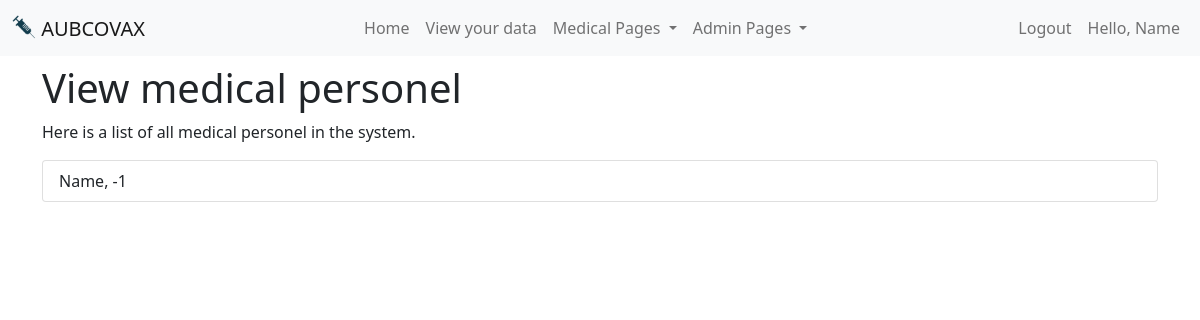
The page /adminMed/ (signed in) on the database as committed earlier.
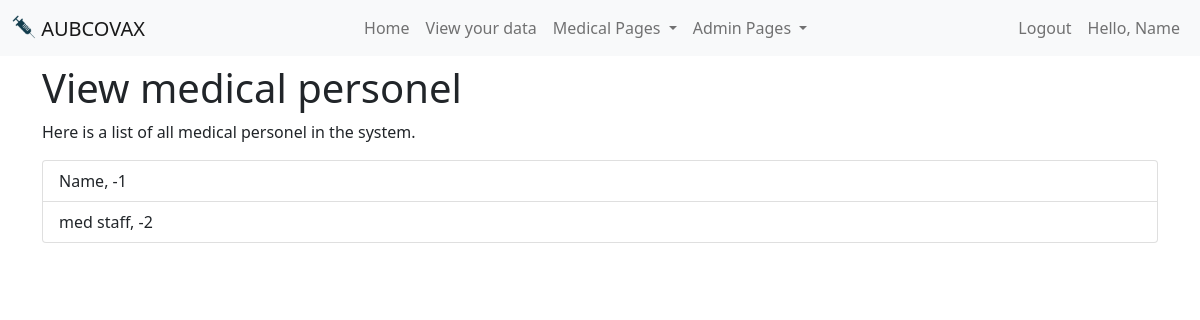
The same page on the database as committed later.
### main/models.py (models this page shows, shortened)
class Account(AbstractBaseUser, PermissionsMixin):
    username=models.CharField(max_length=200, unique=True)
    isMedicalStaff = models.BooleanField(default=False)
    isAdmin = models.BooleanField(default=False)
    name = models.CharField(max_length=200)
    email = models.EmailField(unique=False)
    DOB = models.DateField()
    ID_nbr = models.IntegerField(unique=True)
    phone_nbr = models.IntegerField(unique=True)
    address = models.CharField(max_length=200)
    medical_history = models.TextField()
    doseOne = models.BooleanField(default=False)
    doseOneDate = models.DateField(null=True, blank=True)
    doseOneTime=models.CharField(max_length=200, null=True, blank=True)
    doseTwo = models.BooleanField(default=False)
    doseTwoDate = models.DateField(null=True, blank=True)
    doseTwoTime=models.CharField(max_length=200, null=True, blank=True)
    is_staff=models.BooleanField(default=False)
    is_active=models.BooleanField(default=True)
    objects = MyUserManager()
    USERNAME_FIELD = 'username'
    REQUIRED_FIELDS = ['name', 'email', 'isMedicalStaff', 'isAdmin', 'DOB', 'ID_nbr', 'phone_nbr', 'address', 'medical_history']

### main/views.py (the view)
# urls.py: path('adminMed/', views.adminMed, name='adminMed'),
def adminMed(request):
    if not request.user.is_authenticated or not request.user.isMedicalStaff:
        return render(request, 'notAllowed.html')
    personel=Account.objects.filter(isMedicalStaff=True)
    context={'personel':personel}
    return render(request, 'adminMed.html', context)

### main/templates/adminMed.html (shortened to what this page needs)
{% extends 'base.html' %}
{% block content %}
<h1>View medical personel</h1>
<p>Here is a list of all medical personel in the system.</p>
<ul class="list-group">
    {% for med in personel %}
    <li class="list-group-item">{{ med.name }}, {{med.ID_nbr}}</li>
    {% endfor %}
</ul>
{% endblock %}

### main/templates/base.html (shortened to what this page needs)
<!doctype html>
<html lang="en">
  <head>
    <link href="https://cdn.jsdelivr.net/npm/bootstrap@5.0.2/dist/css/bootstrap.min.css" rel="stylesheet">
    {% load static %}
  </head>
  <body>
    <nav class="navbar navbar-expand-md navbar-light bg-light mb-2">
      <div class="container-fluid">
        <a class="navbar-brand mb-0 h1" href="/">
          <img src="{% static '/vaccine.png' %}" alt="" width="24px" height="24px" class="d-inline-block align-text-top">
          AUBCOVAX
        </a>
        <div class="collapse navbar-collapse" id="navbarSupportedContent">
          <ul class="navbar-nav me-auto mb-lg-0" style="margin-left: auto;">
            <li class="nav-item">
              <a class="nav-link" href="/">Home</a>
            </li>
            <li class="nav-item">
              <a class="nav-link" href="/patientInfo">View your data</a>
            </li>
            {% if user.isMedicalStaff %}
            <li class="nav-item dropdown">
              <a class="nav-link dropdown-toggle" href="#" id="navbarDropdown" role="button" data-bs-toggle="dropdown" aria-expanded="false">
                Medical Pages
              </a>
            </li>
            {% endif %}
            {% if user.isAdmin %}
            <li class="nav-item dropdown">
              <a class="nav-link dropdown-toggle" href="#" id="navbarDropdown" role="button" data-bs-toggle="dropdown" aria-expanded="false">
                Admin Pages
              </a>
            </li>
            {% endif %}
          </ul>
          <ul class="navbar-nav ml-auto">
            {% if user.is_authenticated %}
            <li class="nav-item">
              <a class="nav-link" href="/logout">Logout</a>
            </li>
            <li class="nav-item">
              <a class="nav-link" href="/patientInfo">Hello, {{user.name}}</a>
            </li>
            {% endif %}
        </div>
      </div>
    </nav>
    <div class="container-sm mb-4">
      {% block content %}
      {% endblock %}
    </div>
  </body>
</html>

Rows that differ between the two databases and show on the page:
added Account: name "med staff", ID_nbr "-2"
